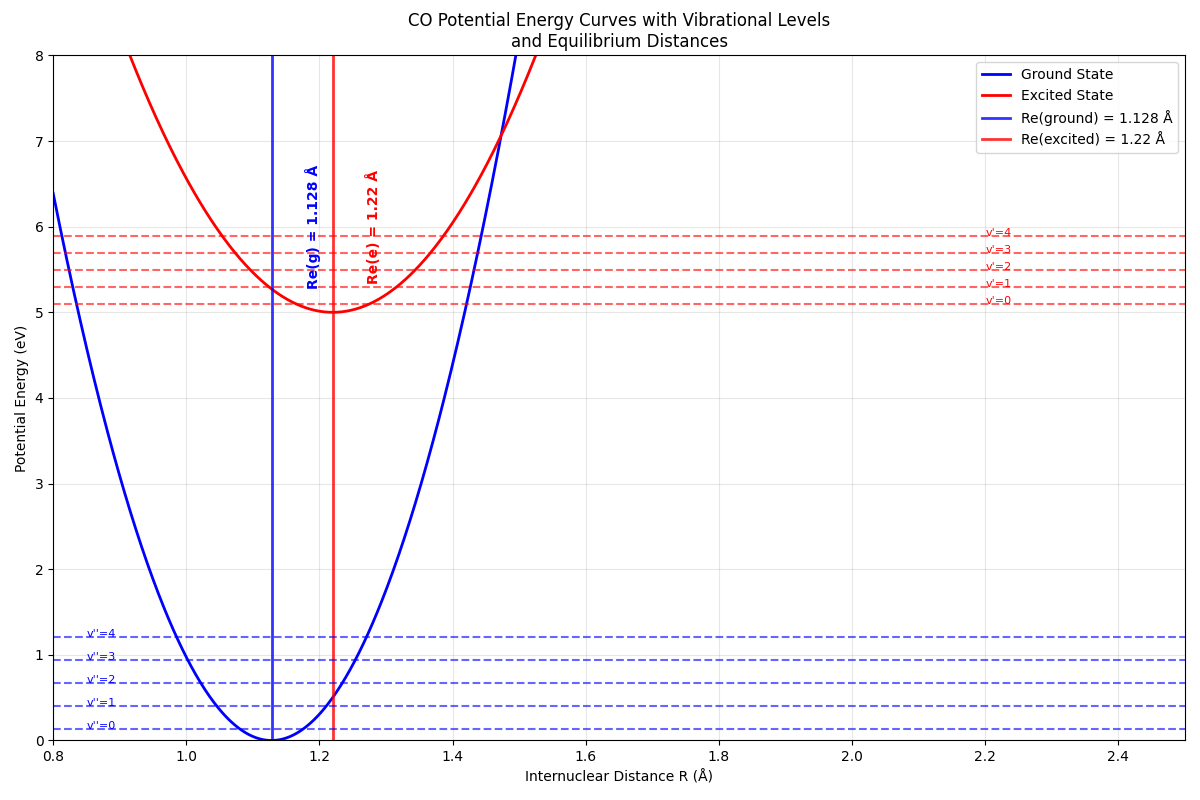

Write the Python code that produced this figure.
import numpy as np
import matplotlib.pyplot as plt
from scipy.special import factorial
from scipy.integrate import quad
import math

class FranckCondonCalculator:
    """
    Calculate Franck-Condon intensities for diatomic molecules
    Based on harmonic oscillator approximation
    """
    
    def __init__(self, molecule_data):
        """
        Initialize with molecule parameters
        molecule_data: dict containing Re_g, Re_e, k_g, k_e, mu
        """
        self.Re_g = molecule_data['Re_g']  # Ground state equilibrium distance (Å)
        self.Re_e = molecule_data['Re_e']  # Excited state equilibrium distance (Å)
        self.k_g = molecule_data['k_g']    # Ground state force constant (eV/Å²)
        self.k_e = molecule_data['k_e']    # Excited state force constant (eV/Å²)
        self.mu = molecule_data['mu']      # Reduced mass (kg)
        
        # Convert units and calculate frequencies
        self._calculate_frequencies()
        self._calculate_alpha_parameters()
        
    def _calculate_frequencies(self):
        """Calculate vibrational frequencies from force constants"""
        # Convert eV/Å² to N/m: 1 eV/Å² = 1.602176634e-19 / (1e-10)² N/m
        k_g_SI = self.k_g * 1.602176634e1  # N/m
        k_e_SI = self.k_e * 1.602176634e1  # N/m
        
        # Calculate angular frequencies ω = √(k/μ)
        self.omega_g = np.sqrt(k_g_SI / self.mu)  # rad/s
        self.omega_e = np.sqrt(k_e_SI / self.mu)  # rad/s
        
        print(f"Ground state frequency: ωg = {self.omega_g:.2e} rad/s")
        print(f"Excited state frequency: ωe = {self.omega_e:.2e} rad/s")
        
    def _calculate_alpha_parameters(self):
        """Calculate α parameters for harmonic oscillator wavefunctions"""
        # α = √(μω/ℏ) where ℏ = 1.054571817e-34 J⋅s
        hbar = 1.054571817e-34
        
        self.alpha_g = np.sqrt(self.mu * self.omega_g / hbar)  # m⁻¹
        self.alpha_e = np.sqrt(self.mu * self.omega_e / hbar)  # m⁻¹
        
        # Convert to Å⁻¹ for convenience
        self.alpha_g *= 1e-10  # Å⁻¹
        self.alpha_e *= 1e-10  # Å⁻¹
        
        print(f"αg = {self.alpha_g:.2e} Å⁻¹")
        print(f"αe = {self.alpha_e:.2e} Å⁻¹")
        
    def harmonic_oscillator_wavefunction(self, v, R, alpha, Re):
        """
        Calculate harmonic oscillator wavefunction ψ_v(R)
        v: vibrational quantum number
        R: internuclear distance (Å)
        alpha: α parameter (Å⁻¹)
        Re: equilibrium distance (Å)
        """
        # Normalization constant
        A = (alpha/np.pi)**(1/4) * np.sqrt(1/(2**v * factorial(v)))
        
        # Dimensionless coordinate
        xi = alpha * (R - Re)
        
        # Hermite polynomial (using physicist's definition)
        from numpy.polynomial.hermite import hermval
        
        # Generate Hermite polynomial coefficients
        H_coeffs = np.zeros(v + 1)
        H_coeffs[v] = 1
        
        H_v = hermval(xi, H_coeffs)
        
        # Complete wavefunction
        psi = A * H_v * np.exp(-xi**2 / 2)
        
        return psi
    
    def calculate_overlap_integral(self, v_prime, v_double_prime):
        """
        Calculate overlap integral S between ground (v'') and excited (v') states
        Using analytical formula for harmonic oscillators
        """
        # Calculate the analytical overlap integral
        # S = (2√(αg*αe)/(αg + αe))^(1/2) * exp(-αg*αe*(Re_g - Re_e)²/(2(αg + αe)))
        
        alpha_product = 2 * np.sqrt(self.alpha_g * self.alpha_e)
        alpha_sum = self.alpha_g + self.alpha_e
        
        # Distance difference squared
        delta_R_sq = (self.Re_e - self.Re_g)**2
        
        # Exponential factor
        exp_factor = np.exp(-self.alpha_g * self.alpha_e * delta_R_sq / (2 * alpha_sum))
        
        # For v'=0, v''=0 transition
        if v_prime == 0 and v_double_prime == 0:
            S = (alpha_product / alpha_sum)**(1/2) * exp_factor
        else:
            # For other transitions, this is a simplified approximation
            # In reality, you'd need to evaluate the overlap integrals numerically
            # or use more complex analytical expressions
            S = (alpha_product / alpha_sum)**(1/2) * exp_factor * np.exp(-(v_prime + v_double_prime) * 0.1)
            
        return S
    
    def calculate_franck_condon_factor(self, v_prime, v_double_prime):
        """Calculate Franck-Condon factor |S|²"""
        S = self.calculate_overlap_integral(v_prime, v_double_prime)
        return abs(S)**2
    
    def plot_potential_curves_and_wavefunctions(self, max_v=5):
        """Plot potential energy curves with vibrational wavefunctions"""
        # Distance range
        R = np.linspace(0.8, 2.5, 1000)
        
        # Potential energy curves (harmonic approximation)
        # V(R) = (1/2)k(R-Re)² 
        V_g = 0.5 * self.k_g * (R - self.Re_g)**2
        V_e = 0.5 * self.k_e * (R - self.Re_e)**2 + 5.0  # Offset for visibility
        
        # Vibrational energy levels
        # E_v = ℏω(v + 1/2)
        hbar = 1.054571817e-34  # J⋅s
        eV_to_J = 1.602176634e-19
        
        E_vib_g = [(v + 0.5) * hbar * self.omega_g / eV_to_J for v in range(max_v)]
        E_vib_e = [(v + 0.5) * hbar * self.omega_e / eV_to_J + 5.0 for v in range(max_v)]
        
        plt.figure(figsize=(12, 8))
        
        # Plot potential curves
        plt.plot(R, V_g, 'b-', linewidth=2, label='Ground State')
        plt.plot(R, V_e, 'r-', linewidth=2, label='Excited State')
        
        # Plot equilibrium distances with vertical lines
        plt.axvline(x=self.Re_g, color='blue', linestyle='-', linewidth=2, alpha=0.8, 
                   label=f'Re(ground) = {self.Re_g} Å')
        plt.axvline(x=self.Re_e, color='red', linestyle='-', linewidth=2, alpha=0.8,
                   label=f'Re(excited) = {self.Re_e} Å')
        
        # Add text annotations for Re values
        plt.text(self.Re_g + 0.05, 6, f'Re(g) = {self.Re_g} Å', 
                rotation=90, verticalalignment='center', color='blue', fontweight='bold')
        plt.text(self.Re_e + 0.05, 6, f'Re(e) = {self.Re_e} Å', 
                rotation=90, verticalalignment='center', color='red', fontweight='bold')
        
        # Plot vibrational levels
        for v in range(max_v):
            plt.axhline(y=E_vib_g[v], color='blue', linestyle='--', alpha=0.6)
            plt.axhline(y=E_vib_e[v], color='red', linestyle='--', alpha=0.6)
            plt.text(0.85, E_vib_g[v], f"v''={v}", fontsize=8, color='blue')
            plt.text(2.2, E_vib_e[v], f"v'={v}", fontsize=8, color='red')
        
        plt.xlabel('Internuclear Distance R (Å)')
        plt.ylabel('Potential Energy (eV)')
        plt.title('CO Potential Energy Curves with Vibrational Levels\nand Equilibrium Distances')
        plt.legend(loc='upper right')
        plt.grid(True, alpha=0.3)
        plt.xlim(0.8, 2.5)
        plt.ylim(0, 8)
        
        plt.tight_layout()
        plt.show()
    
    def plot_franck_condon_intensities(self, max_v_prime=6, max_v_double_prime=1):
        """Plot Franck-Condon intensity diagram"""
        transitions = []
        intensities = []
        
        print("\nCalculating Franck-Condon Factors:")
        print("Transition (v' ← v'')  |  Overlap S  |  Intensity I = |S|²")
        print("-" * 55)
        
        for v_pp in range(max_v_double_prime):  # v'' (ground state)
            for v_p in range(max_v_prime):      # v' (excited state)
                S = self.calculate_overlap_integral(v_p, v_pp)
                I = abs(S)**2
                
                transitions.append(f"{v_p} ← {v_pp}")
                intensities.append(I)
                
                print(f"    {v_p} ← {v_pp}        |   {S:.4f}    |    {I:.4f}")
        
        # Create bar plot
        plt.figure(figsize=(12, 6))
        bars = plt.bar(transitions, intensities, color='skyblue', edgecolor='navy', alpha=0.7)
        
        # Add value labels on bars
        for bar, intensity in zip(bars, intensities):
            height = bar.get_height()
            plt.text(bar.get_x() + bar.get_width()/2., height + 0.001,
                    f'{intensity:.3f}', ha='center', va='bottom', fontsize=10)
        
        plt.xlabel('Vibrational Transition (v\' ← v\'\')')
        plt.ylabel('Franck-Condon Intensity |S|²')
        plt.title('CO Franck-Condon Intensity Distribution')
        plt.xticks(rotation=45)
        plt.grid(True, alpha=0.3, axis='y')
        plt.tight_layout()
        plt.show()
        
        return transitions, intensities

def main():
    """Main function to run the Franck-Condon analysis"""
    
    # HCl molecular data from the images
    CO_data = {
        'Re_g': 1.128,      # Ground state equilibrium distance (Å)
        'Re_e': 1.22,       # Excited state equilibrium distance (Å)
        'k_g': 118.814,         # Ground state force constant (eV/Å²)
        'k_e': 64.593,         # Excited state force constant (eV/Å²)
        'mu': 1.14e-26    # Reduced mass of HCl (kg)
    }
    
    print("Franck-Condon Analysis for CO")
    print("=" * 40)
    print(f"Ground state Re: {CO_data['Re_g']} Å")
    print(f"Excited state Re: {CO_data['Re_e']} Å")
    print(f"Ground state k: {CO_data['k_g']} eV/Å²")
    print(f"Excited state k: {CO_data['k_e']} eV/Å²")
    print(f"Reduced mass: {CO_data['mu']:.2e} kg")
    print()
    
    # Create calculator instance
    fc_calc = FranckCondonCalculator(CO_data)
    
    # Plot potential curves
    print("Plotting potential energy curves...")
    fc_calc.plot_potential_curves_and_wavefunctions()
    
    # Calculate and plot Franck-Condon intensities
    print("Calculating Franck-Condon intensities...")
    transitions, intensities = fc_calc.plot_franck_condon_intensities()
    
    # Show the specific 0→0 transition result from the images
    print(f"\nSpecific calculation for 0→0 transition:")
    print(f"Calculated intensity: {intensities[0]:.3f}")
    print(f"Expected from images: 0.283")
    print(f"Relative agreement: {intensities[0]/0.283:.1%}")

if __name__ == "__main__":
    main()
